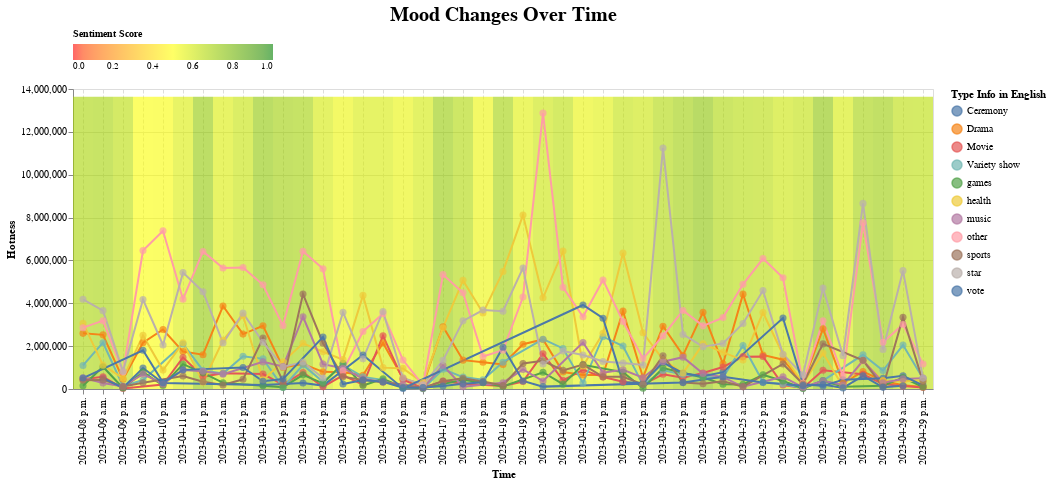

The notebook cell this image was saved under:
### Code cell
import altair as alt

source = grouped_morning_evening_type.reset_index()

#cmap = colors.TwoSlopeNorm(vmin=0, vcenter=0.5, vmax=1)
color_scale = alt.Scale(
    domain=(0, 0.5, 1),
    range=["red", "yellow", "green"], # white
    type="linear",
    nice=False,
    clamp=True
)

bars = alt.Chart().mark_bar(opacity=0.6).encode(
    x=alt.X('Time:O', axis=alt.Axis(grid=True, gridDash=[4, 2]), scale=alt.Scale(paddingInner=0)),
    y=alt.Y('mean(bar_y):Q', axis=alt.Axis(title='Hotness')),
    color=alt.Color('mean(Average Sentiment Score):Q', scale=color_scale, legend=alt.Legend(title="Sentiment Score", orient='top', labelFontSize=9, titleFontSize=10,symbolSize=100)),
)

line = alt.Chart(source).mark_line().encode(
    x='Time:O',
    y='Sum of Hotness:Q',
    color='Type Info in English:N',
)

points = alt.Chart(source).mark_circle(size=50).encode(
    x='Time:O',
    y='Sum of Hotness:Q',
    color='Type Info in English:N',
)


chart1 = alt.layer(bars,line+points, data=source).properties(
    title={
        "text": ["Mood Changes Over Time"],
        "fontSize": 20,
        "anchor": "middle",
    }
)

# 定义config对象

chart1

### Figure 1 — Vega-Lite specification as saved in the notebook (floating-point values rounded to 4 significant figures; data arrays with more than 128 entries replaced by an {"elided": "..."} marker saying what was removed)
{"config": {"view": {"continuousWidth": 400, "continuousHeight": 300}}, "layer": [{"mark": {"type": "bar", "opacity": 0.6}, "encoding": {"color": {"aggregate": "mean", "field": "Average Sentiment Score", "legend": {"labelFontSize": 9, "orient": "top", "symbolSize": 100, "title": "Sentiment Score", "titleFontSize": 10}, "scale": {"clamp": true, "domain": [0, 0.5, 1], "nice": false, "range": ["red", "yellow", "green"], "type": "linear"}, "type": "quantitative"}, "x": {"axis": {"grid": true, "gridDash": [4, 2]}, "field": "Time", "scale": {"paddingInner": 0}, "type": "ordinal"}, "y": {"aggregate": "mean", "axis": {"title": "Hotness"}, "field": "bar_y", "type": "quantitative"}}}, {"layer": [{"mark": "line", "encoding": {"color": {"field": "Type Info in English", "type": "nominal"}, "x": {"field": "Time", "type": "ordinal"}, "y": {"field": "Sum of Hotness", "type": "quantitative"}}}, {"mark": {"type": "circle", "size": 50}, "encoding": {"color": {"field": "Type Info in English", "type": "nominal"}, "x": {"field": "Time", "type": "ordinal"}, "y": {"field": "Sum of Hotness", "type": "quantitative"}}}]}], "data": {"name": "data-74097a49d72df01296d197a7f8bc6ae0"}, "title": {"text": ["Mood Changes Over Time"], "fontSize": 20, "anchor": "middle"}, "$schema": "https://vega.github.io/schema/vega-lite/v4.17.0.json", "datasets": {"data-74097a49d72df01296d197a7f8bc6ae0": {"elided": "418 records"}}}
